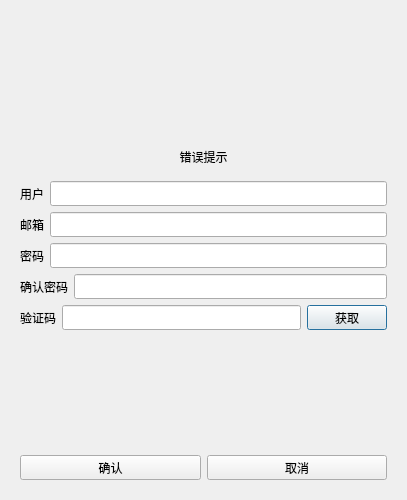
<?xml version="1.0" encoding="UTF-8"?>
<ui version="4.0">
 <class>RegisterDialog</class>
 <widget class="QDialog" name="RegisterDialog">
  <property name="geometry">
   <rect>
    <x>0</x>
    <y>0</y>
    <width>407</width>
    <height>500</height>
   </rect>
  </property>
  <property name="minimumSize">
   <size>
    <width>300</width>
    <height>500</height>
   </size>
  </property>
  <property name="maximumSize">
   <size>
    <width>600</width>
    <height>900</height>
   </size>
  </property>
  <property name="windowTitle">
   <string>Dialog</string>
  </property>
  <layout class="QVBoxLayout" name="verticalLayout_2">
   <item>
    <layout class="QVBoxLayout" name="verticalLayout">
     <item>
      <widget class="QStackedWidget" name="stackedWidget">
       <widget class="QWidget" name="page">
        <layout class="QVBoxLayout" name="verticalLayout_3">
         <item>
          <spacer name="verticalSpacer">
           <property name="orientation">
            <enum>Qt::Vertical</enum>
           </property>
           <property name="sizeHint" stdset="0">
            <size>
             <width>20</width>
             <height>40</height>
            </size>
           </property>
          </spacer>
         </item>
         <item>
          <widget class="QWidget" name="widget" native="true">
           <layout class="QVBoxLayout" name="verticalLayout_4">
            <item>
             <widget class="QLabel" name="err_tip">
              <property name="text">
               <string>错误提示</string>
              </property>
              <property name="alignment">
               <set>Qt::AlignCenter</set>
              </property>
             </widget>
            </item>
           </layout>
          </widget>
         </item>
         <item>
          <layout class="QHBoxLayout" name="horizontalLayout">
           <item>
            <widget class="QLabel" name="user_label">
             <property name="minimumSize">
              <size>
               <width>0</width>
               <height>25</height>
              </size>
             </property>
             <property name="maximumSize">
              <size>
               <width>16777215</width>
               <height>25</height>
              </size>
             </property>
             <property name="text">
              <string>用户</string>
             </property>
            </widget>
           </item>
           <item>
            <widget class="QLineEdit" name="user_lineEdit">
             <property name="minimumSize">
              <size>
               <width>0</width>
               <height>25</height>
              </size>
             </property>
             <property name="maximumSize">
              <size>
               <width>16777215</width>
               <height>25</height>
              </size>
             </property>
            </widget>
           </item>
          </layout>
         </item>
         <item>
          <layout class="QHBoxLayout" name="horizontalLayout_2">
           <item>
            <widget class="QLabel" name="mail_label">
             <property name="minimumSize">
              <size>
               <width>0</width>
               <height>25</height>
              </size>
             </property>
             <property name="maximumSize">
              <size>
               <width>16777215</width>
               <height>25</height>
              </size>
             </property>
             <property name="text">
              <string>邮箱</string>
             </property>
            </widget>
           </item>
           <item>
            <widget class="QLineEdit" name="mail_lineEdit">
             <property name="minimumSize">
              <size>
               <width>0</width>
               <height>25</height>
              </size>
             </property>
             <property name="maximumSize">
              <size>
               <width>16777215</width>
               <height>25</height>
              </size>
             </property>
            </widget>
           </item>
          </layout>
         </item>
         <item>
          <layout class="QHBoxLayout" name="horizontalLayout_3">
           <item>
            <widget class="QLabel" name="passwd_label">
             <property name="minimumSize">
              <size>
               <width>0</width>
               <height>25</height>
              </size>
             </property>
             <property name="maximumSize">
              <size>
               <width>16777215</width>
               <height>25</height>
              </size>
             </property>
             <property name="text">
              <string>密码</string>
             </property>
            </widget>
           </item>
           <item>
            <widget class="QLineEdit" name="passwd_lineEdit">
             <property name="minimumSize">
              <size>
               <width>0</width>
               <height>25</height>
              </size>
             </property>
             <property name="maximumSize">
              <size>
               <width>16777215</width>
               <height>25</height>
              </size>
             </property>
            </widget>
           </item>
          </layout>
         </item>
         <item>
          <layout class="QHBoxLayout" name="horizontalLayout_4">
           <item>
            <widget class="QLabel" name="confirm_label">
             <property name="minimumSize">
              <size>
               <width>0</width>
               <height>25</height>
              </size>
             </property>
             <property name="maximumSize">
              <size>
               <width>16777215</width>
               <height>25</height>
              </size>
             </property>
             <property name="text">
              <string>确认密码</string>
             </property>
            </widget>
           </item>
           <item>
            <widget class="QLineEdit" name="confirm_lineEdit">
             <property name="minimumSize">
              <size>
               <width>0</width>
               <height>25</height>
              </size>
             </property>
             <property name="maximumSize">
              <size>
               <width>16777215</width>
               <height>25</height>
              </size>
             </property>
            </widget>
           </item>
          </layout>
         </item>
         <item>
          <layout class="QHBoxLayout" name="horizontalLayout_5">
           <item>
            <widget class="QLabel" name="verify_label">
             <property name="minimumSize">
              <size>
               <width>0</width>
               <height>25</height>
              </size>
             </property>
             <property name="maximumSize">
              <size>
               <width>16777215</width>
               <height>25</height>
              </size>
             </property>
             <property name="text">
              <string>验证码</string>
             </property>
            </widget>
           </item>
           <item>
            <widget class="QLineEdit" name="verify_lineEdit">
             <property name="minimumSize">
              <size>
               <width>0</width>
               <height>25</height>
              </size>
             </property>
             <property name="maximumSize">
              <size>
               <width>16777215</width>
               <height>25</height>
              </size>
             </property>
            </widget>
           </item>
           <item>
            <widget class="QPushButton" name="getcode_pushButton">
             <property name="minimumSize">
              <size>
               <width>0</width>
               <height>25</height>
              </size>
             </property>
             <property name="maximumSize">
              <size>
               <width>16777215</width>
               <height>25</height>
              </size>
             </property>
             <property name="text">
              <string>获取</string>
             </property>
            </widget>
           </item>
          </layout>
         </item>
         <item>
          <spacer name="verticalSpacer_2">
           <property name="orientation">
            <enum>Qt::Vertical</enum>
           </property>
           <property name="sizeHint" stdset="0">
            <size>
             <width>20</width>
             <height>40</height>
            </size>
           </property>
          </spacer>
         </item>
         <item>
          <layout class="QHBoxLayout" name="horizontalLayout_6">
           <item>
            <widget class="QPushButton" name="confirm_pushButton">
             <property name="minimumSize">
              <size>
               <width>0</width>
               <height>25</height>
              </size>
             </property>
             <property name="maximumSize">
              <size>
               <width>16777215</width>
               <height>25</height>
              </size>
             </property>
             <property name="text">
              <string>确认</string>
             </property>
            </widget>
           </item>
           <item>
            <widget class="QPushButton" name="cancel_pushButton">
             <property name="minimumSize">
              <size>
               <width>0</width>
               <height>25</height>
              </size>
             </property>
             <property name="maximumSize">
              <size>
               <width>16777215</width>
               <height>25</height>
              </size>
             </property>
             <property name="text">
              <string>取消</string>
             </property>
            </widget>
           </item>
          </layout>
         </item>
        </layout>
       </widget>
       <widget class="QWidget" name="page_2"/>
      </widget>
     </item>
    </layout>
   </item>
  </layout>
 </widget>
 <resources/>
 <connections/>
</ui>
